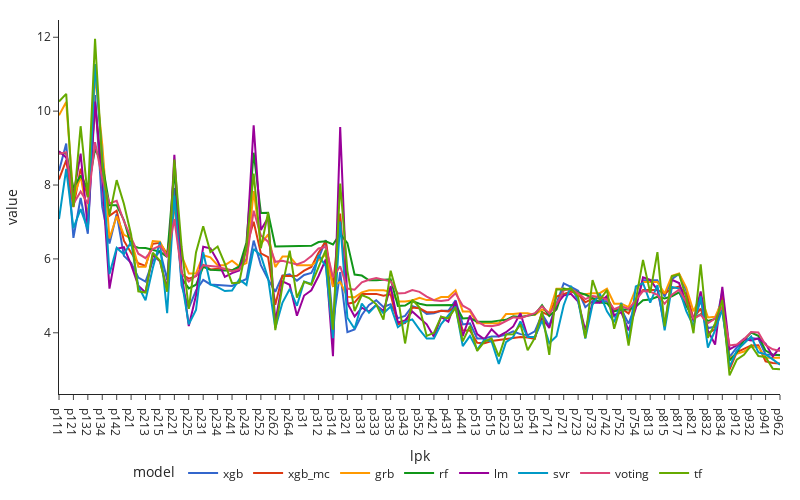

Here is the notebook cell this chart was saved with:
### Code cell
import plotly.express as px

fig = px.line(df_ml_long,
             x="lpk",
             y="value",
             color='model',
             color_discrete_sequence=px.colors.qualitative.G10,
             width=800, height=500,
             template="simple_white"

)

fig.update_layout(legend=dict(
                          orientation = "h",
                          yanchor="bottom",
                          y=-0.25,
                          xanchor="left",
                          x=0.1
                        ),
                        margin=dict(l=20, r=20, t=20, b=20)
)    

fig.show()
